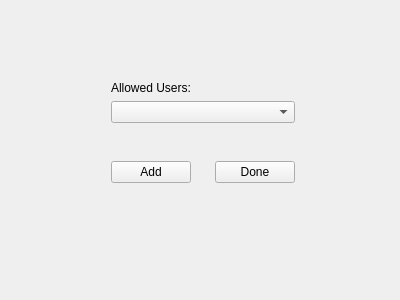
<?xml version="1.0" encoding="UTF-8"?>
<ui version="4.0">
 <class>UploadDialog</class>
 <widget class="QWidget" name="UploadDialog">
  <property name="geometry">
   <rect>
    <x>0</x>
    <y>0</y>
    <width>400</width>
    <height>300</height>
   </rect>
  </property>
  <property name="windowTitle">
   <string>UploadDialog</string>
  </property>
  <widget class="QWidget" name="layoutWidget">
   <property name="geometry">
    <rect>
     <x>100</x>
     <y>70</y>
     <width>206</width>
     <height>124</height>
    </rect>
   </property>
   <layout class="QGridLayout" name="gridLayout">
    <item row="0" column="0">
     <widget class="QLabel" name="label">
      <property name="text">
       <string>Allowed Users:</string>
      </property>
     </widget>
    </item>
    <item row="1" column="0">
     <widget class="QComboBox" name="usernameBox"/>
    </item>
    <item row="2" column="0">
     <spacer name="verticalSpacer">
      <property name="orientation">
       <enum>Qt::Vertical</enum>
      </property>
      <property name="sizeHint" stdset="0">
       <size>
        <width>20</width>
        <height>40</height>
       </size>
      </property>
     </spacer>
    </item>
    <item row="3" column="0">
     <layout class="QHBoxLayout" name="horizontalLayout">
      <item>
       <widget class="QPushButton" name="addButton">
        <property name="text">
         <string>Add</string>
        </property>
       </widget>
      </item>
      <item>
       <spacer name="horizontalSpacer">
        <property name="orientation">
         <enum>Qt::Horizontal</enum>
        </property>
        <property name="sizeHint" stdset="0">
         <size>
          <width>40</width>
          <height>20</height>
         </size>
        </property>
       </spacer>
      </item>
      <item>
       <widget class="QPushButton" name="doneButton">
        <property name="text">
         <string>Done</string>
        </property>
       </widget>
      </item>
     </layout>
    </item>
   </layout>
  </widget>
 </widget>
 <layoutdefault spacing="6" margin="11"/>
 <resources/>
 <connections/>
</ui>
